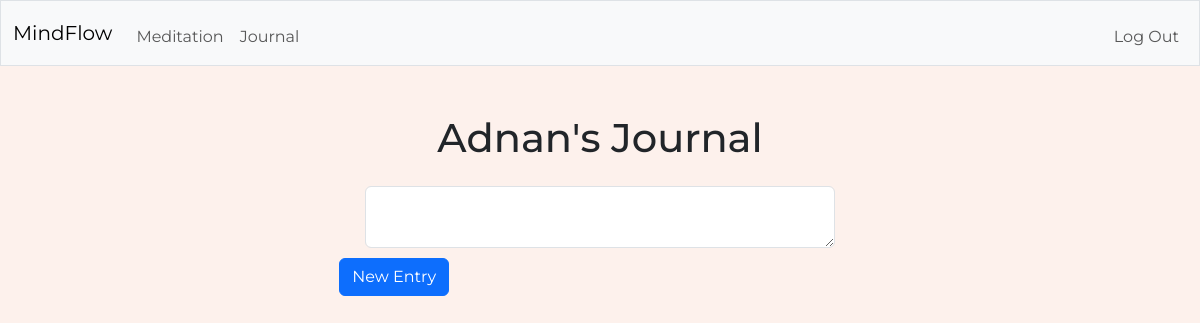
The app's page /journal (signed in), older data.
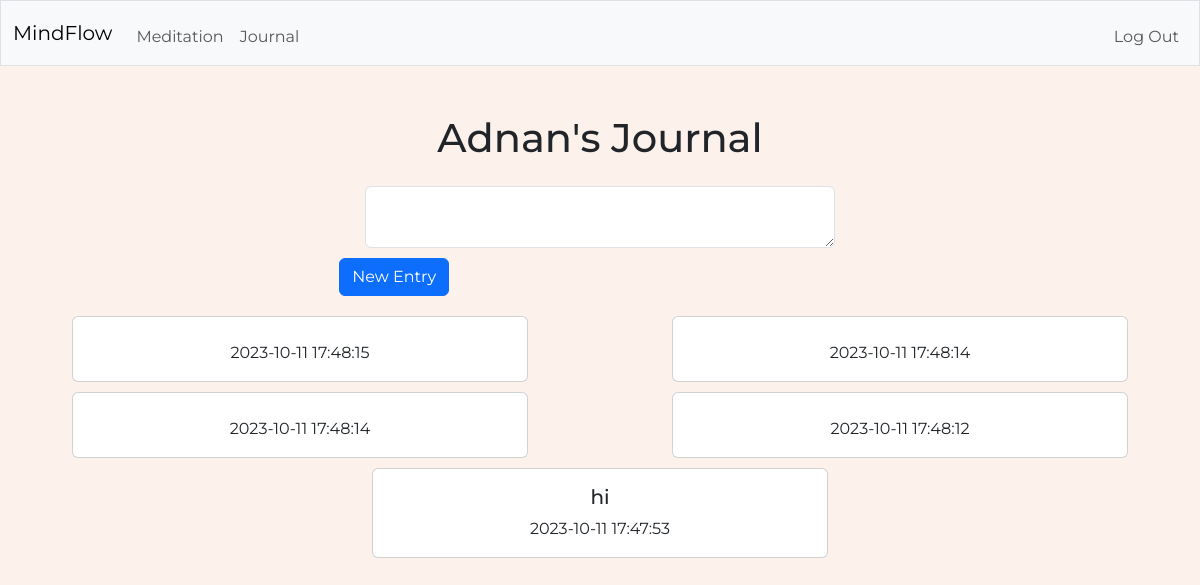
The same page, newer data.
### tables this page shows
CREATE TABLE users (id INTEGER PRIMARY KEY AUTOINCREMENT NOT NULL, username TEXT NOT NULL, hash TEXT NOT NULL);

CREATE TABLE journal (id INTEGER PRIMARY KEY, user_id INTEGER NOT NULL, content TEXT NOT NULL, timestamp TIMESTAMP DEFAULT CURRENT_TIMESTAMP, FOREIGN KEY (user_id) REFERENCES users(id));

### app.py (the view)
@app.route("/journal", methods=["GET", "POST"])
@login_required
def journal():
    if request.method == "POST":
        user_id = session["user_id"]
        conn = sqlite3.connect("users.db")
        c = conn.cursor()
        c.execute("SELECT username FROM users WHERE id = ?", (user_id,))
        row = c.fetchone()
        if row is not None:
            username = row[0]
        else:
            username = "Unknown"  # Set a default username if not found
        content = request.form.get("content")
        if content is None:
            return apology("You have to write something in the journal")
        else:
            c.execute("INSERT INTO journal (user_id, content) VALUES (?, ?)", (user_id, content))
            conn.commit()
        c.execute("SELECT content, timestamp FROM journal WHERE user_id = ? ORDER BY timestamp DESC", (user_id,))
        journals = c.fetchall()
        return render_template("journal.html", username=username, journals=journals)
    else:
        user_id = session["user_id"]
        conn = sqlite3.connect("users.db")
        c = conn.cursor()
        c.execute("SELECT username FROM users WHERE id = ?", (user_id,))
        row = c.fetchone()
        if row is not None:
            username = row[0]
        else:
            username = "Unknown"  # Set a default username if not found
        c.execute("SELECT content, timestamp FROM journal WHERE user_id = ? ORDER BY timestamp DESC", (user_id,))
        journals = c.fetchall()
        conn.close()
        return render_template("journal.html", username=username, journals=journals)

### helpers.py (called while the page is built)
def login_required(f):
    @wraps(f)
    def decorated_function(*args, **kwargs):
        if session.get("user_id") is None:
            return redirect("/login")
        return f(*args, **kwargs)
    return decorated_function

### templates/journal.html (shortened to what this page needs)
{% extends "layout.html" %}
{% block main %}
<h1 style="margin-bottom: 2%;">{{username}}'s Journal</h1>
<form action="/journal" method="post">
    <div class="input-group" style="width: 40%; height: 40%; margin: auto;">
        <textarea class="form-control" id="content" name="content"></textarea>
    </div>
    <div style="margin-top: 10px;">
      <input class="btn btn-primary" type="submit" name="submit" value="New Entry" id="submit" style="margin-bottom: 10px; margin-right: 35%;">
    </div>
</form>
<div class="row">
    {% for journal in journals %}
    <div class="col-sm-6 mb-3 mb-sm-0" style="margin-top: 10px; width: 40%; height: 40%; margin: 10px auto;">
      <div class="card">
        <div class="card-body">
          <h5 class="card-title">{{ journal[0] }}</h5>
          <p class="card-text">{{ journal[1] }}</p>
        </div>
      </div>
    </div>
    {% endfor %}
  </div>
{% endblock %}

### templates/layout.html (shortened to what this page needs)
<!DOCTYPE html>
<html lang="en">
<head>
    <link href="\static\styles.css" rel="stylesheet">
    <link href="https://cdn.jsdelivr.net/npm/bootstrap@5.3.1/dist/css/bootstrap.min.css" rel="stylesheet"
>
</head>
<body style="background-color: #fdf1ec; font-family: 'Montserrat', sans-serif;">
    <nav class="bg-light border navbar navbar-expand-md navbar-light">
        <div class="container-fluid">
            <a class="navbar-brand" href="/">MindFlow</a>
            <div class="collapse navbar-collapse" id="navbar">
                {% if session["user_id"] %}
                <ul class="navbar-nav me-auto mt-2">
                    <li class="nav-item"><a class="nav-link" href="/meditation">Meditation</a></li>
                    <li class="nav-item"><a class="nav-link" href="/journal">Journal</a></li>
                </ul>
                <ul class="navbar-nav ms-auto mt-2">
                    <li class="nav-item"><a class="nav-link" href="/logout">Log Out</a></li>
                </ul>
                {% else %}
                <ul class="navbar-nav ms-auto mt-2">
                    <li class="nav-item"><a class="nav-link" href="/login">Log In</a></li>
                </ul>
                {% endif %}
            </div>
        </div>
    </nav>
    <main class="container-fluid py-5 text-center">
        {% block main %}{% endblock %}
    </main>
</body>
</html>

### static/styles.css (style rules this page uses)
body { background-color: #ff0000; font-family: 'Montserrat', sans-serif; margin:0; overflow-x:hidden; }

Row changes from the older to the newer data that the page shows:
added journal: timestamp "2023-10-11 17:48:15"
added journal: timestamp "2023-10-11 17:48:14"
added journal: timestamp "2023-10-11 17:48:14"
added journal: timestamp "2023-10-11 17:48:12"
added journal: content "hi", timestamp "2023-10-11 17:47:53"
